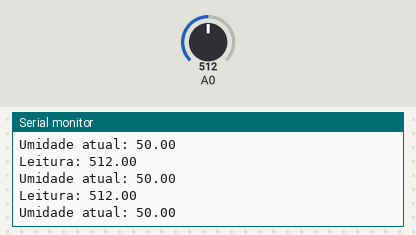
Bench run of a sketch on a simulated Arduino Uno, built with avr-gcc and run on an emulated ATmega328P. Parts: the last lines printed to the serial monitor. The inputs (shaded band) are chosen by the test bench; at power-on: A0 = 512.

Above: at 1.3 s.
1.4 s: A0 set to 716
At 1.82 s:
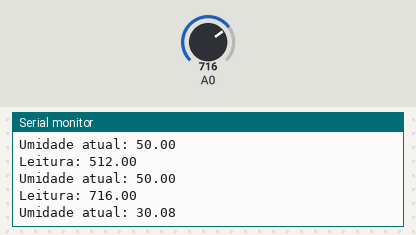
2.9 s: A0 set to 900
At 3.32 s:
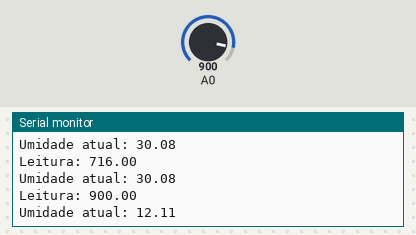
Timing chart, 0 to 5.9 s (numbered marks = the images above; inputs shaded):
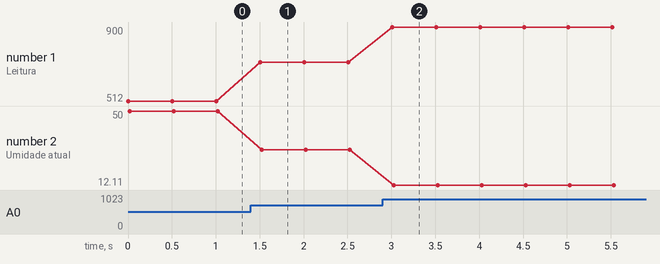

Measured:
- after the input at 1.4 s, the serial monitor: prints a new line after 0.10 s (image 1)
- after the input at 2.9 s, the serial monitor: prints a new line after 0.11 s (image 2)
- plotted number 1: 512 → 716 after the input at 1.4 s, 716 → 900 after the input at 2.9 s
- plotted number 2: 50 → 30.08 after the input at 1.4 s, 30.08 → 12.11 after the input at 2.9 s

The sketch:

teste_sensor.ino
```cpp
#include <Arduino.h>

void setup() {
    Serial.begin(9600);
}

void loop() {
    //Menos agua = maior resistencia
    //  Valor lido x Umidade
    //   1024 --------  0%
    //    0   -------- 100%
    float leitura = analogRead(A0);
    float h = 100 - (leitura/10.24);

    Serial.print("Leitura: ");
    Serial.println(leitura);
    Serial.print("Umidade atual: ");
    Serial.println(h);
    delay(500);
}
```
